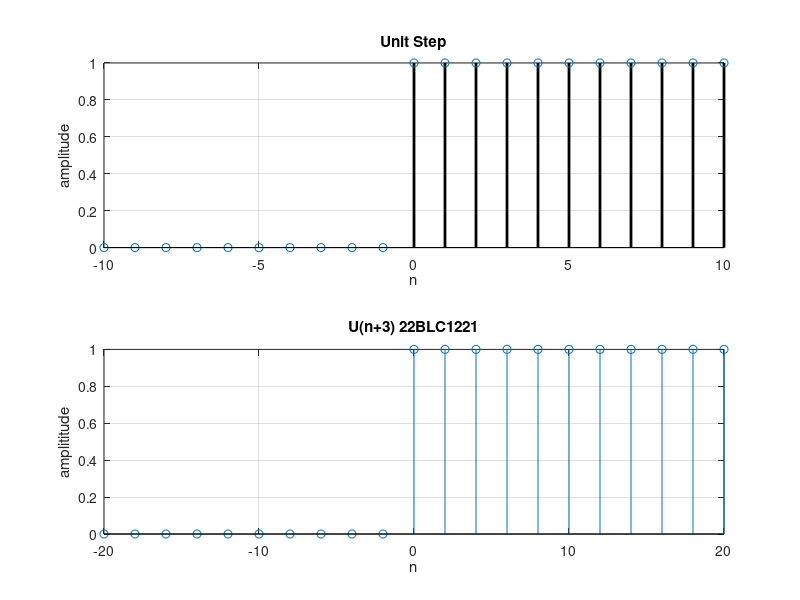

Recreate this plot in MATLAB.
clc 
clear all; 
close all;
figure(1);
n=-10:10;
y = [zeros(1,10),ones(1,11)];
subplot(2,1,1);
stem(n,y,"color","k","LineWidth",2);
grid on
xlabel('n')
ylabel('amplitude')
title("Unit Step");
n=-10:10;
y = [zeros(1,10),ones(1,11)]
subplot(2,1,2);
stem(n.*2,y);
grid on
xlabel('n');
ylabel('amplititude')
title('U(n+3) 22BLC1221')
